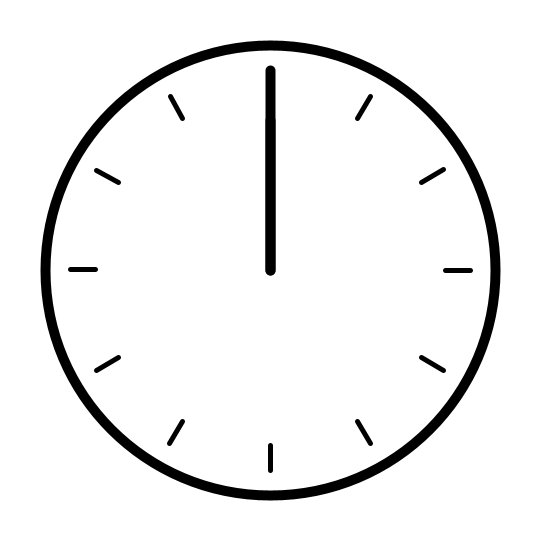
Frame 1 (no input)
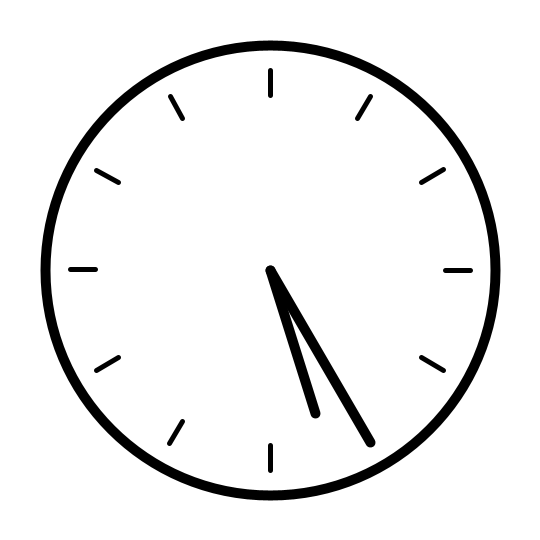
Frame 60 (the mouse pressed at the canvas centre just before this capture)
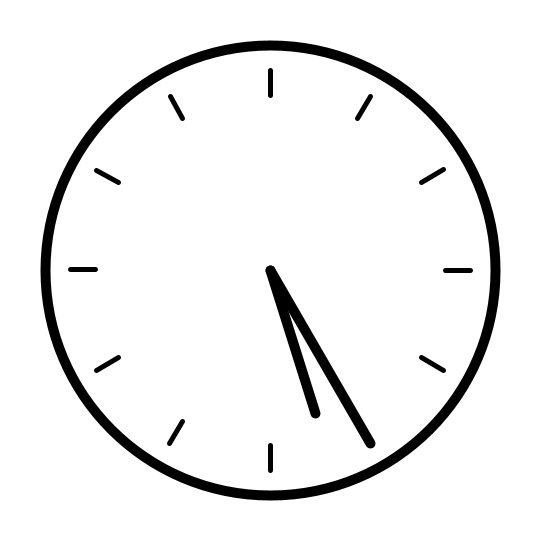
Frame 120 (the mouse held since frame 60 and released just before this capture)

The Processing sketch that drew these frames (run headless with seeded random() and noise(); from frame 60 on, the mouse is pressed at the canvas centre):

// Processing sketch: Clock
// ── Clock.pde
PGraphics clock;

void setup(){
  size(540, 540);
  strokeWeight(10);
  clock = createGraphics(width, height);
  clock.beginDraw();
  clock.strokeWeight(10);
  clock.background(255);
  clock.circle(width/2, height/2, 450);
  clock.strokeWeight(5);
  for (int i = 0; i < 12; i++){
    float x1 = width / 2 + (cos(radians(i * 30)) * 175);
    float y1 = height / 2 + (sin(radians(i * 30)) * 175);
    
    float x2 = width / 2 + (cos(radians(i * 30)) * 200);
    float y2 = height / 2 + (sin(radians(i * 30)) * 200);
    
    clock.line(x1, y1, x2, y2);
  }
  clock.endDraw();
  
  
}

float theta;

void draw(){
  image(clock, 0, 0);
  
  float mX = width / 2 + cos(radians(theta - 90)) * 200;
  float mY = height / 2 + sin(radians(theta - 90)) * 200;
  
  float hX = width / 2 + cos(radians(theta / 12 - 90)) * 150;
  float hY = height / 2 + sin(radians(theta / 12 - 90)) * 150;
  
  line(width/2, height/2, mX, mY);
  line(width/2, height/2, hX, hY);
  
  update();
}

void update(){
  theta = hour() * 360 + (360 * map(minute(), 0, 60, 0, 1)) + (6 * map(second(), 0, 60, 0, 1));
}
